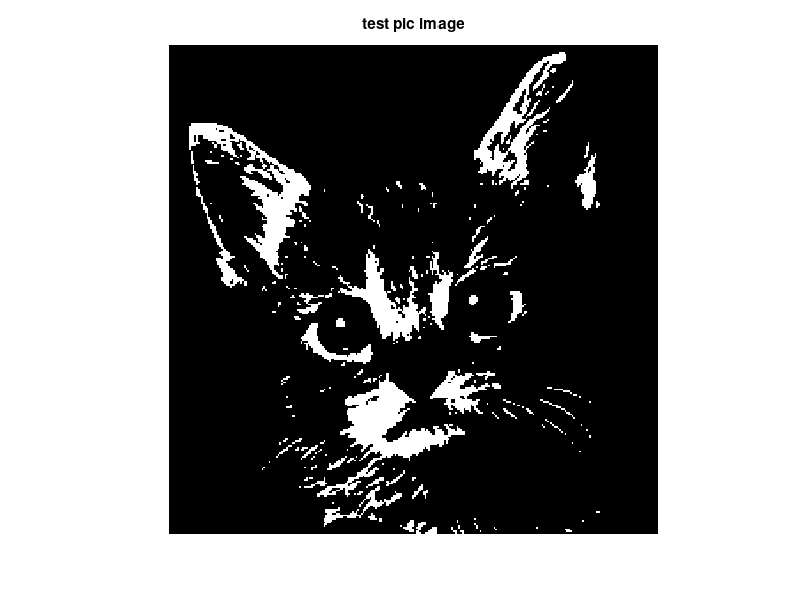

Recreate this plot in MATLAB.
clc;
clear;
% close all;

row = 276;
col = 276;
  
text8 = textread('wr_pic.txt', '%s' );
picture = uint8(zeros(row, col));
for i = 1:row
   for j = 1:col
      picture(i,j) = hex2dec(text8((i - 1)  * col + j));
   end
end

figure;imshow(picture);
title('test pic image');
imwrite(picture,'test_pic.bmp'); 

